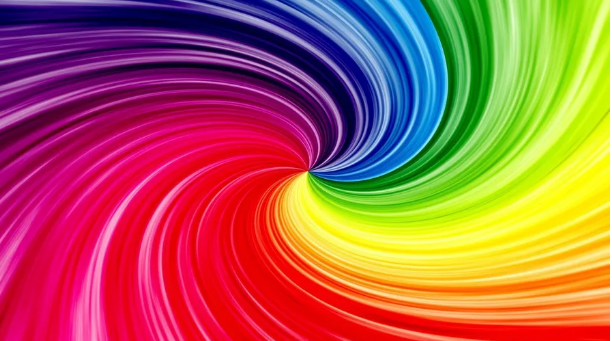
%> input picture Digital image processing using octave/DIP_chapter_eleven/img.png, 612 x 341 px
$ octave DIP_CH11.m   (GNU Octave 9; MATLAB toolbox functions it lacks are replaced by stand-ins)
%> lines starting %> are read from the running program, lines starting %| are printed output that depends on the picture
#Simulating a Transformed Image
pkg load image;
fixed = im2double(imread('img.png'));
% Simulate moving image (rotated + translated)
moving = imrotate(fixed, 10, 'bilinear', 'crop');
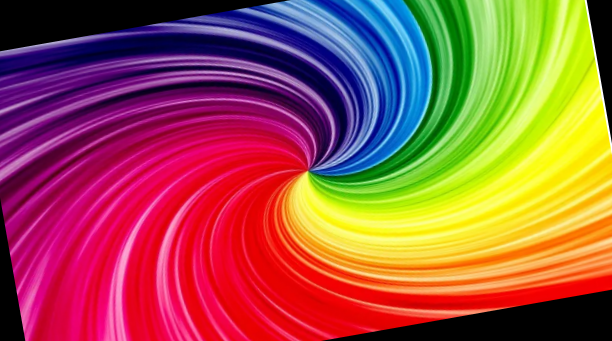
%> moving: size 341x612x3 double; mean R, G, B 0.61, 0.337, 0.283
moving = circshift(moving, [10, 15]);
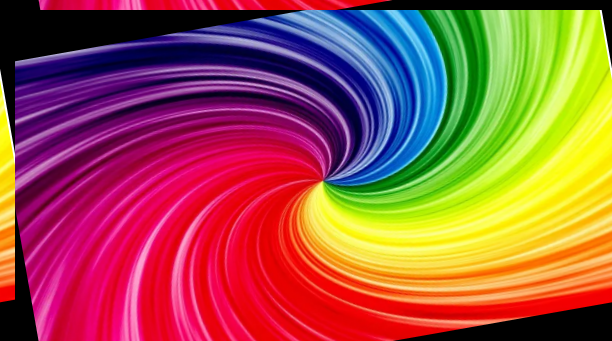
%> moving: size 341x612x3 double; mean R, G, B 0.61, 0.337, 0.283; mean of the top-left, top-right, bottom-left and bottom-right quarters 0.268, 0.457, 0.394, 0.52
figure;
subplot(1,2,1); imshow(fixed); title('Fixed Image');
subplot(1,2,2); imshow(moving); title('Moving Image');


# Simulating a Transformed Image
%> (the run ends here)
